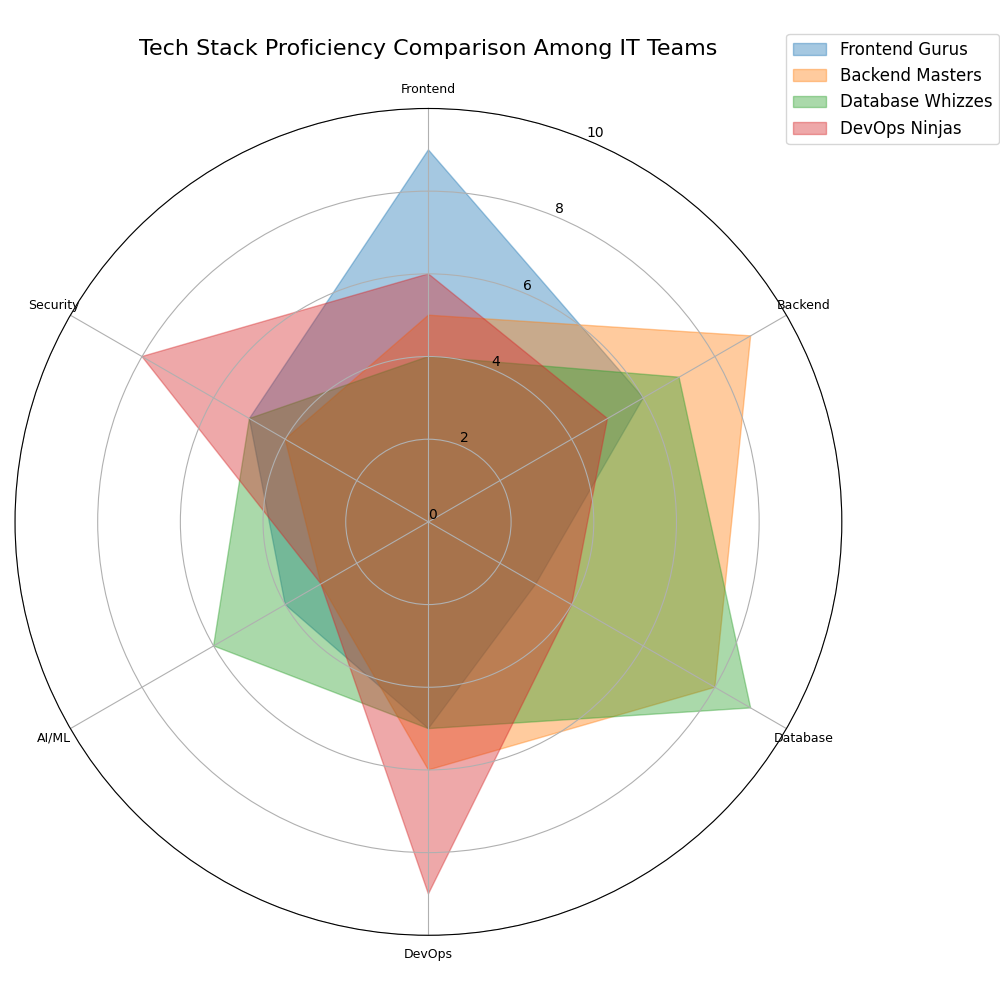

Write Python code to recreate this figure.
import matplotlib.pyplot as plt
import numpy as np
from math import pi

categories = ['Frontend', 'Backend', 'Database', 'DevOps', 'AI/ML', 'Security']
num_vars = len(categories)

frontend_gurus = [9, 6, 3, 5, 4, 5]
backend_masters = [5, 9, 8, 6, 3, 4]
database_whizzes = [4, 7, 9, 5, 6, 5]
devops_ninjas = [6, 5, 4, 9, 3, 8]

proficiency_data = [frontend_gurus, backend_masters, database_whizzes, devops_ninjas]
teams = ["Frontend Gurus", "Backend Masters", "Database Whizzes", "DevOps Ninjas"]

angles = np.linspace(0, 2 * pi, num_vars, endpoint=False).tolist()
angles += angles[:1]

def create_fill_area_radar_chart(ax, data, labels, colors):
    for team_data, team_name, color in zip(data, teams, colors):
        team_data += team_data[:1]
        ax.fill(angles, team_data, alpha=0.4, color=color, label=team_name)
    
    ax.set_theta_offset(pi / 2)
    ax.set_theta_direction(-1)
    ax.set_xticks(angles[:-1])
    ax.set_xticklabels(labels, fontsize=9)
    ax.set_ylim(0, 10)
    ax.set_yticks(range(0, 11, 2))

fig, ax = plt.subplots(figsize=(10, 10), subplot_kw=dict(polar=True))
colors = ['#1f77b4', '#ff7f0e', '#2ca02c', '#d62728']

create_fill_area_radar_chart(ax, proficiency_data, categories, colors)

plt.title("Tech Stack Proficiency Comparison Among IT Teams", fontsize=16, pad=20)
plt.legend(loc='upper right', bbox_to_anchor=(1.2, 1.1), fontsize=12)
plt.tight_layout()
plt.show()
